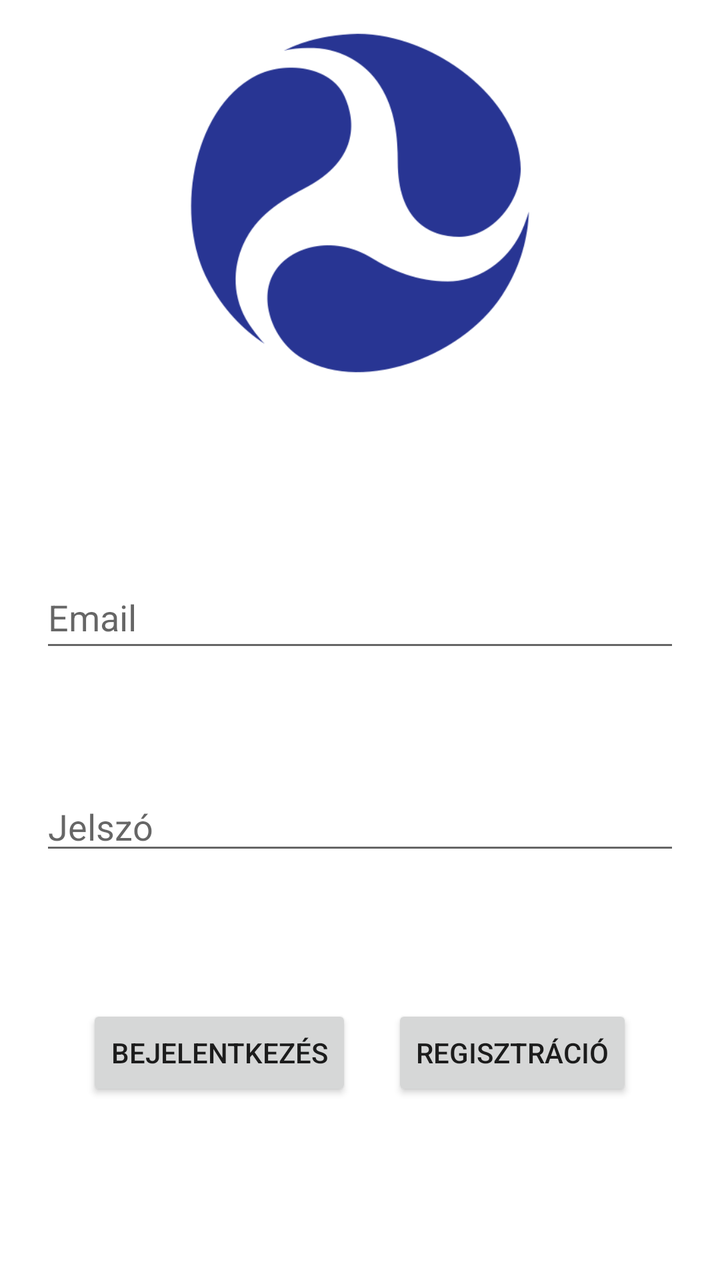
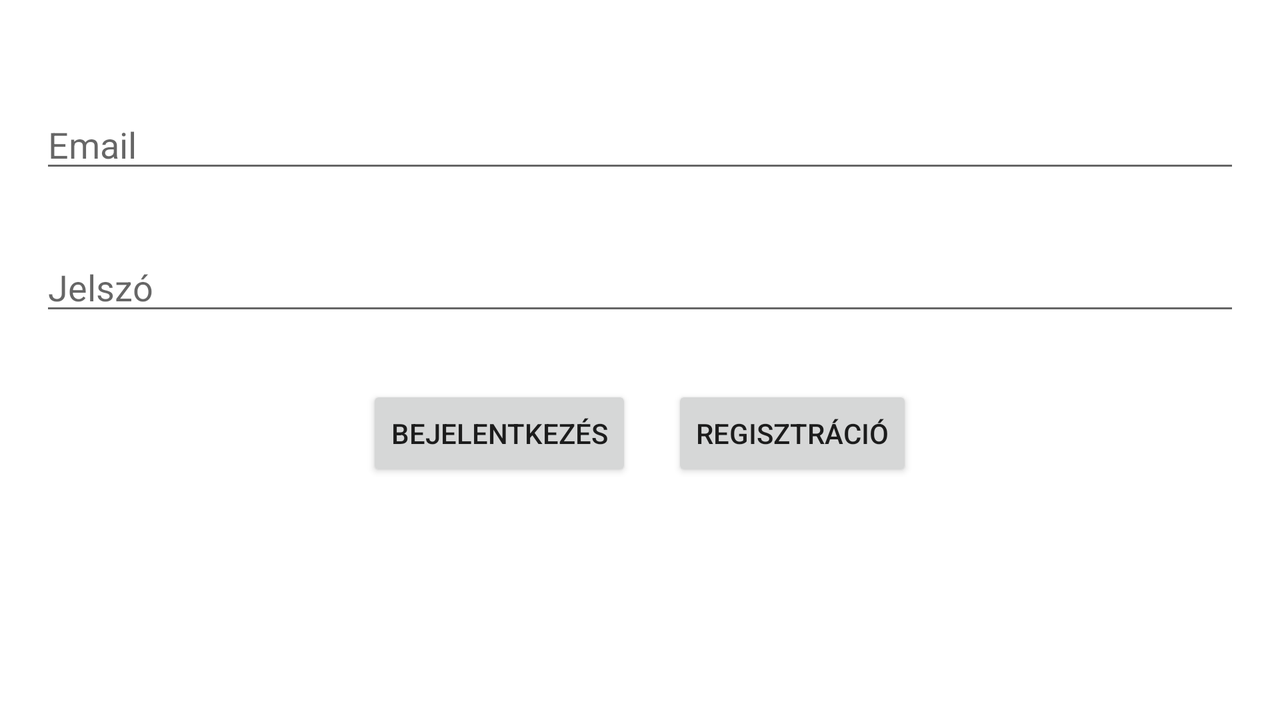

The same Android screen from two of the app's own layout files: first res/layout/ as a phone draws it, then the author's variant for another configuration, drawn on a device whose configuration selects that folder. Both files follow.
<!-- AndroidManifest.xml: application theme Theme.Vizoralejelento -->
<!-- res/layout/activity_main.xml -->
<?xml version="1.0" encoding="utf-8"?>
<RelativeLayout
    xmlns:android="http://schemas.android.com/apk/res/android"
    xmlns:tools="http://schemas.android.com/tools"
    android:layout_width="match_parent"
    android:layout_height="match_parent"
    tools:context=".MainActivity"
    >

    <ImageView
        android:id="@+id/imageView"
        android:layout_width="match_parent"
        android:layout_height="203dp"
        android:layout_alignParentStart="true"
        android:layout_alignParentEnd="true"
        android:layout_marginStart="0dp"
        android:layout_marginEnd="0dp"
        android:adjustViewBounds="true"
        android:src="@drawable/logo"
        tools:layout_editor_absoluteX="87dp" />

    <EditText
        android:id="@+id/editTextEmail"
        android:layout_width="match_parent"
        android:layout_height="wrap_content"
        android:layout_below="@+id/imageView"
        android:layout_marginLeft="20dp"
        android:layout_marginTop="80dp"
        android:layout_marginRight="20dp"
        android:ems="10"
        android:hint="@string/email"
        android:inputType="textEmailAddress"
        android:minHeight="48dp" />

    <EditText
        android:id="@+id/editTextPassword"
        android:layout_width="match_parent"
        android:layout_height="wrap_content"
        android:layout_below="@+id/editTextEmail"
        android:layout_marginLeft="20dp"
        android:layout_marginTop="60dp"
        android:layout_marginRight="20dp"
        android:ems="10"
        android:hint="@string/password"
        android:inputType="textPassword"
        android:minHeight="32dp" />

    <LinearLayout
        android:layout_width="wrap_content"
        android:layout_height="wrap_content"
        android:orientation="horizontal"
        android:layout_below="@+id/editTextPassword"
        android:layout_centerHorizontal="true"
        android:layout_marginTop="70dp">

        <Button
            android:id="@+id/loginButton"
            android:layout_width="wrap_content"
            android:layout_height="wrap_content"
            android:layout_marginEnd="20dp"
            android:onClick="login"
            android:text="@string/login"/>

        <Button
            android:id="@+id/registerButton"
            android:layout_width="wrap_content"
            android:layout_height="wrap_content"
            android:onClick="register"
            android:text="@string/registration"/>
    </LinearLayout>

</RelativeLayout>
<!-- resources referenced by this layout -->
<resources>
  <!-- drawable logo: png bitmap (drawable, 15587 bytes) -->
  <string name="email">Email</string>
  <string name="login">Bejelentkezés</string>
  <string name="password">Jelszó</string>
  <string name="registration">Regisztráció</string>
  <style name="Theme.Vizoralejelento" parent="Theme.MaterialComponents.DayNight.DarkActionBar">
          
          <item name="colorPrimary">@color/purple_500</item>
          <item name="colorPrimaryVariant">@color/purple_700</item>
          <item name="colorOnPrimary">@color/white</item>
          
          <item name="colorSecondary">@color/teal_200</item>
          <item name="colorSecondaryVariant">@color/teal_700</item>
          <item name="colorOnSecondary">@color/black</item>
          
          <item name="android:statusBarColor">?attr/colorPrimaryVariant</item>
          
      </style>
</resources>
<!-- res/layout-land/activity_main.xml (the author's variant of the layout above) -->
<!-- drawn on the phone turned sideways -->
<?xml version="1.0" encoding="utf-8"?>
<RelativeLayout
    xmlns:android="http://schemas.android.com/apk/res/android"
    xmlns:tools="http://schemas.android.com/tools"
    android:layout_width="match_parent"
    android:layout_height="match_parent"
    tools:context=".MainActivity"
    >

    <EditText
        android:id="@+id/editTextEmail"
        android:layout_width="match_parent"
        android:layout_height="wrap_content"
        android:layout_marginLeft="20dp"
        android:layout_marginTop="50dp"
        android:layout_marginRight="20dp"
        android:ems="10"
        android:hint="@string/email"
        android:inputType="textEmailAddress" />

    <EditText
        android:id="@+id/editTextPassword"
        android:layout_width="match_parent"
        android:layout_height="wrap_content"
        android:ems="10"
        android:hint="@string/password"
        android:inputType="textPassword"
        android:layout_marginLeft="20dp"
        android:layout_marginRight="20dp"
        android:layout_marginTop="30dp"
        android:layout_below="@+id/editTextEmail"/>

    <LinearLayout
        android:layout_width="wrap_content"
        android:layout_height="wrap_content"
        android:orientation="horizontal"
        android:layout_below="@+id/editTextPassword"
        android:layout_centerHorizontal="true"
        android:layout_marginTop="30dp">

        <Button
            android:id="@+id/loginButton"
            android:layout_width="wrap_content"
            android:layout_height="wrap_content"
            android:layout_marginEnd="20dp"
            android:onClick="login"
            android:text="@string/login"/>

        <Button
            android:id="@+id/registerButton"
            android:layout_width="wrap_content"
            android:layout_height="wrap_content"
            android:onClick="register"
            android:text="@string/registration"/>
    </LinearLayout>

</RelativeLayout>
<!-- resources referenced by the variant -->
<!-- as the phone turned sideways resolves them -->
<resources>
  <string name="email">Email</string>
  <string name="login">Bejelentkezés</string>
  <string name="password">Jelszó</string>
  <string name="registration">Regisztráció</string>
  <style name="Theme.Vizoralejelento" parent="Theme.MaterialComponents.DayNight.DarkActionBar">
          
          <item name="colorPrimary">@color/purple_500</item>
          <item name="colorPrimaryVariant">@color/purple_700</item>
          <item name="colorOnPrimary">@color/white</item>
          
          <item name="colorSecondary">@color/teal_200</item>
          <item name="colorSecondaryVariant">@color/teal_700</item>
          <item name="colorOnSecondary">@color/black</item>
          
          <item name="android:statusBarColor">?attr/colorPrimaryVariant</item>
          
      </style>
</resources>
